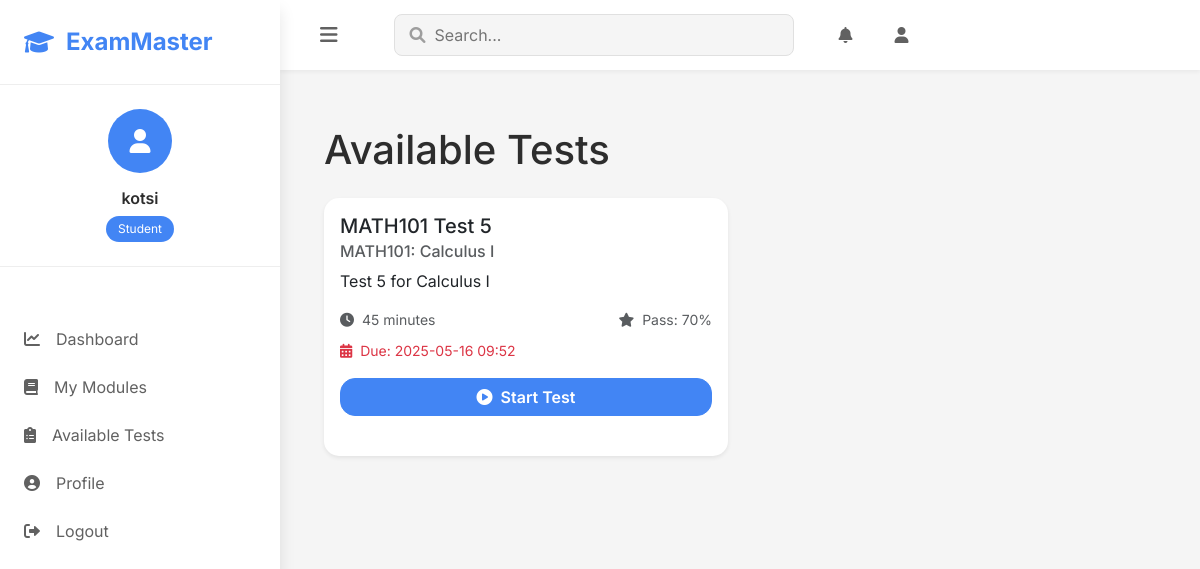
Page /student/available-tests (signed in) on the committed database.
### models.py (models this page shows, shortened)
class User(UserMixin, db.Model):
    id = db.Column(db.Integer, primary_key=True)
    username = db.Column(db.String(64), unique=True, nullable=False)
    email = db.Column(db.String(120), unique=True, nullable=False)
    password_hash = db.Column(db.String(256), nullable=False)
    role = db.Column(db.String(20), nullable=False)  # 'student', 'lecturer', or 'admin'
    date_registered = db.Column(db.DateTime, default=datetime.utcnow)
    face_encodings = db.Column(db.Text, nullable=True)  # store face encoding data as JSON
    created_tests = db.relationship('Test', backref='author', lazy=True,
                                   foreign_keys='Test.lecturer_id')
    test_attempts = db.relationship('TestAttempt', backref='student', lazy=True)
    taught_modules = db.relationship('Module', backref='lecturer', lazy=True)
    enrolled_modules = db.relationship('Module',
                                      secondary=student_module,
                                      backref=db.backref('enrolled_students', lazy='dynamic'),
                                      lazy='dynamic')
    def is_student(self):
        return self.role == 'student'
    def is_admin(self):
        print(f"Checking if user {self.username} is admin. Role: {self.role}")
        result = self.role == 'admin'
        print(f"is_admin result: {result}")
        return result

class Test(db.Model):
    id = db.Column(db.Integer, primary_key=True)
    title = db.Column(db.String(200), nullable=False)
    description = db.Column(db.Text, nullable=True)
    time_limit_minutes = db.Column(db.Integer, nullable=False, default=60)
    due_date = db.Column(db.DateTime, nullable=True)
    max_attempts = db.Column(db.Integer, nullable=False, default=1)
    passing_score = db.Column(db.Integer, nullable=False, default=60)  # Percentage
    created_at = db.Column(db.DateTime, default=datetime.utcnow)
    is_active = db.Column(db.Boolean, default=True)
    lecturer_id = db.Column(db.Integer, db.ForeignKey('user.id'), nullable=True)
    module_id = db.Column(db.Integer, db.ForeignKey('module.id'), nullable=False)
    questions = db.relationship('Question', backref='test', lazy=True, cascade='all, delete-orphan')
    attempts = db.relationship('TestAttempt', backref='test', lazy=True, cascade='all, delete-orphan')

class Module(db.Model):
    id = db.Column(db.Integer, primary_key=True)
    code = db.Column(db.String(10), unique=True, nullable=False)  # e.g., CSC101
    name = db.Column(db.String(100), nullable=False)  # e.g., "Introduction to Computer Science"
    description = db.Column(db.Text, nullable=True)
    created_at = db.Column(db.DateTime, default=datetime.utcnow)
    lecturer_id = db.Column(db.Integer, db.ForeignKey('user.id'), nullable=True)
    tests = db.relationship('Test', backref='module', lazy=True)

### routes.py (the view)
@app.route('/student/available-tests')
@login_required
def available_tests():
    if not current_user.is_student():
        flash('Access denied: You need to be a student to view available tests.', 'danger')
        return redirect(url_for('index'))
    enrolled_modules = current_user.enrolled_modules.all()
    available_tests = []
    if enrolled_modules:
        module_ids = [module.id for module in enrolled_modules]
        available_tests = Test.query.filter(
            Test.module_id.in_(module_ids),
            ((Test.due_date >= datetime.utcnow()) | (Test.due_date == None)),
            Test.is_active == True
        ).order_by(Test.due_date.asc()).all()
    return render_template(
        'student/available_tests.html',
        title='Available Tests',
        available_tests=available_tests,
        enrolled_modules=enrolled_modules
    )

### models.py (called while the page is built)
@login_manager.user_loader
def load_user(user_id):
    return User.query.get(int(user_id))

### templates/student/available_tests.html
{% extends "base.html" %}
{% block content %}
<div class="container py-4">
    <h1 class="mb-4">Available Tests</h1>
    {% if not enrolled_modules %}
        <div class="alert alert-info">
            <i class="fas fa-info-circle me-2"></i>
            You are not enrolled in any modules.
            <a href="{{ url_for('manage_enrollment') }}" class="alert-link">Enroll in modules</a> to see available tests.
        </div>
    {% elif not available_tests %}
        <div class="alert alert-info">
            <i class="fas fa-info-circle me-2"></i>
            No tests are currently available for your enrolled modules.
        </div>
    {% else %}
        <div class="row">
            {% for test in available_tests %}
            <div class="col-md-6 mb-4">
                <div class="card h-100 border-0 shadow-sm">
                    <div class="card-body">
                        <h5 class="card-title">{{ test.title }}</h5>
                        <h6 class="card-subtitle mb-2 text-muted">{{ test.module.code }}: {{ test.module.name }}</h6>
                        <div class="mb-3">
                            <p class="card-text">{{ test.description }}</p>
                        </div>
                        <div class="d-flex justify-content-between align-items-center mb-2">
                            <small class="text-muted">
                                <i class="fas fa-clock me-1"></i>
                                {{ test.time_limit_minutes }} minutes
                            </small>
                            <small class="text-muted">
                                <i class="fas fa-star me-1"></i>
                                Pass: {{ test.passing_score }}%
                            </small>
                        </div>
                        {% if test.due_date %}
                        <div class="mb-3">
                            <small class="text-danger">
                                <i class="fas fa-calendar-alt me-1"></i>
                                Due: {{ test.due_date.strftime('%Y-%m-%d %H:%M') }}
                            </small>
                        </div>
                        {% endif %}
                        <div class="d-grid">
                            <a href="{{ url_for('start_test', test_id=test.id) }}" class="btn btn-primary">
                                <i class="fas fa-play-circle me-1"></i>
                                Start Test
                            </a>
                        </div>
                    </div>
                </div>
            </div>
            {% endfor %}
        </div>
    {% endif %}
</div>
{% endblock %}

### templates/base.html (shortened to what this page needs)
<!DOCTYPE html>
<html lang="en">
<head>
    <link href="https://cdn.jsdelivr.net/npm/bootstrap@5.3.0-alpha1/dist/css/bootstrap.min.css" rel="stylesheet">
    <link rel="stylesheet" href="https://cdnjs.cloudflare.com/ajax/libs/font-awesome/6.0.0/css/all.min.css">
    <link rel="stylesheet" href="https://cdn.jsdelivr.net/npm/bootstrap-icons@1.11.3/font/bootstrap-icons.min.css">
    <link rel="stylesheet" href="{{ url_for('static', filename='css/style.css', v='1.0.1') }}">
    <script src="https://cdn.jsdelivr.net/npm/chart.js"></script> </head>
<body class="modern-theme">
    <nav class="sidebar" id="sidebar">
        <div class="sidebar-header">
            <a class="brand" href="{{ url_for('index') }}">
                <i class="fas fa-graduation-cap"></i>
                <span>ExamMaster</span>
            </a>
        </div>
        {% if current_user.is_authenticated %}
        <div class="user-profile">
            <div class="avatar">
                <i class="fas fa-user"></i>
            </div>
            <div class="user-info">
                <h6>{{ current_user.username }}</h6>
                <span class="role-badge">{{ current_user.role.capitalize() }}</span>
            </div>
        </div>
        <ul class="nav-links">
            {% if current_user.is_admin() %}
                <li><a href="{{ url_for('admin_dashboard') }}"><i class="fas fa-chart-line"></i>Dashboard</a></li>
                <li><a href="{{ url_for('admin_manage_users') }}"><i class="fas fa-users"></i>Users</a></li>
                <li><a href="{{ url_for('admin_manage_modules') }}"><i class="fas fa-book"></i>Modules</a></li>
            {% elif current_user.is_student() %}
                <li><a href="{{ url_for('student_dashboard') }}"><i class="fas fa-chart-line"></i>Dashboard</a></li>
                <li><a href="{{ url_for('manage_enrollment') }}"><i class="fas fa-book"></i>My Modules</a></li>
                <li><a href="{{ url_for('available_tests') }}"><i class="fas fa-clipboard-list"></i>Available Tests</a></li>
            {% elif current_user.is_lecturer() %}
                <li><a href="{{ url_for('lecturer_dashboard') }}"><i class="fas fa-chart-line"></i>Dashboard</a></li>
                <li><a href="{{ url_for('manage_modules') }}"><i class="fas fa-book"></i>My Modules</a></li>
                <li><a href="{{ url_for('create_test') }}"><i class="fas fa-plus-circle"></i>Create Test</a></li>
            {% endif %}
            <li><a href="{{ url_for('profile') }}"><i class="fas fa-user-circle"></i>Profile</a></li>
            <li><a href="{{ url_for('logout') }}"><i class="fas fa-sign-out-alt"></i>Logout</a></li>
        </ul>
        {% endif %}
    </nav>
    <div class="main-content">
        <header class="top-bar">
            <button id="sidebar-toggle" class="menu-toggle">
                <i class="fas fa-bars"></i>
            </button>
            <div class="search-bar">
                <i class="fas fa-search"></i>
                <input type="text" placeholder="Search...">
            </div>
            {% if current_user.is_authenticated %}
            <div class="top-bar-actions">
                <a href="#" class="action-btn"><i class="fas fa-bell"></i></a>
                <a href="{{ url_for('profile') }}" class="action-btn"><i class="fas fa-user"></i></a>
            </div>
            {% endif %}
        </header>
        <main class="content-wrapper">
            {% block content %}{% endblock %}
        </main>
    </div>
</body>
</html>

### static/css/style.css (style rules this page uses)
:root { --primary-color: #4361ee; --secondary-color: #3f37c9; --success-color: #4cc9f0; --warning-color: #f72585; --info-color: #4895ef; --light-bg: #f8f9fa; --dark-text: #2b2d42; --gray-text: #8d99ae; --white: #ffffff; --sidebar-width: 280px; --header-height: 70px; --border-radius: 15px; --card-shadow: 0 4px 20px rgba(0, 0, 0, 0.05); --menu-active-bg: #4285F4; --menu-active-color: #fff; }
.user-profile { text-align: center; padding: 2rem 0; border-bottom: 1px solid rgba(0,0,0,0.1); margin-bottom: 2rem; }
:root { --primary-color: #4285F4; --primary-dark: #1a73e8; --secondary-color: #34A853; --accent-color: #FBBC04; --danger-color: #EA4335; --success-color: #34A853; --warning-color: #FBBC04; --info-color: #4285F4; --dark: #1f1f1f; --gray-900: #2d2d2d; --gray-800: #424242; --gray-700: #616161; --gray-600: #757575; --gray-500: #9e9e9e; --gray-400: #bdbdbd; --gray-300: #e0e0e0; --gray-200: #eeeeee; --gray-100: #f5f5f5; --white: #ffffff; --sidebar-width: 280px; --sidebar-collapsed-width: 70px; --topbar-height: 70px; --content-padding: 2rem; --card-border-radius: 16px; --btn-border-radius: 8px; --shadow-sm: 0 2px 4px rgba(0,0,0,0.05); --shadow-md: 0 4px 6px rgba(0,0,0,0.07); --shadow-lg: 0 10px 15px rgba(0,0,0,0.1); --shadow-xl: 0 20px 25px rgba(0,0,0,0.15); }
.modern-theme { font-family: 'Inter', sans-serif; background-color: var(--gray-100); color: var(--gray-900); }
.sidebar { position: fixed; left: 0; top: 0; height: 100vh; width: var(--sidebar-width); background: var(--white); box-shadow: var(--shadow-lg); transition: all 0.3s ease; z-index: 1000; overflow-y: auto; }
.sidebar-header { padding: 1.5rem; border-bottom: 1px solid var(--gray-200); }
.brand { display: flex; align-items: center; gap: 0.75rem; color: var(--primary-color); text-decoration: none; font-size: 1.5rem; font-weight: 700; }
.user-profile { padding: 1.5rem; text-align: center; border-bottom: 1px solid var(--gray-200); }
.avatar { width: 64px; height: 64px; background: var(--primary-color); border-radius: 50%; display: flex; align-items: center; justify-content: center; color: var(--white); font-size: 1.5rem; margin: 0 auto 1rem; }
.user-info h6 { margin: 0; font-weight: 600; }
.role-badge { display: inline-block; padding: 0.25rem 0.75rem; background: var(--primary-color); color: var(--white); border-radius: 20px; font-size: 0.75rem; margin-top: 0.5rem; }
.nav-links { list-style: none; padding: 1rem 0; margin: 0; }
.nav-links li a { display: flex; align-items: center; padding: 0.75rem 1.5rem; color: var(--gray-700); text-decoration: none; transition: all 0.3s ease; gap: 1rem; }
.main-content { margin-left: var(--sidebar-width); min-height: 100vh; transition: all 0.3s ease; }
.top-bar { height: var(--topbar-height); background: var(--white); box-shadow: var(--shadow-sm); display: flex; align-items: center; padding: 0 var(--content-padding); position: sticky; top: 0; z-index: 900; }
.menu-toggle { background: none; border: none; color: var(--gray-700); font-size: 1.25rem; cursor: pointer; padding: 0.5rem; margin-right: 1rem; }
.search-bar { flex: 1; max-width: 400px; position: relative; margin: 0 2rem; }
.search-bar input { width: 100%; padding: 0.5rem 1rem 0.5rem 2.5rem; border: 1px solid var(--gray-300); border-radius: var(--btn-border-radius); background: var(--gray-100); }
.search-bar i { position: absolute; left: 1rem; top: 50%; transform: translateY(-50%); color: var(--gray-500); }
.top-bar-actions { display: flex; gap: 1rem; }
.action-btn { width: 40px; height: 40px; display: flex; align-items: center; justify-content: center; border-radius: 50%; color: var(--gray-700); text-decoration: none; transition: all 0.3s ease; }
.content-wrapper { padding: var(--content-padding); }
.card { border: none; border-radius: var(--border-radius); box-shadow: var(--shadow); transition: transform 0.3s ease; margin-bottom: 1.5rem; }
.btn-primary { background-color: var(--primary-color); border-color: var(--primary-color); }
.btn { border-radius: var(--border-radius); padding: .375rem 1rem; font-weight: 600; }

### rows in the picture
User: username "kotsi", role "Student"
Test: title "MATH101 Test 5", module.code "MATH101", module.name "Calculus I", description "Test 5 for Calculus I", time_limit_minutes "45", passing_score "70", due_date "2025-05-16 09:52"
